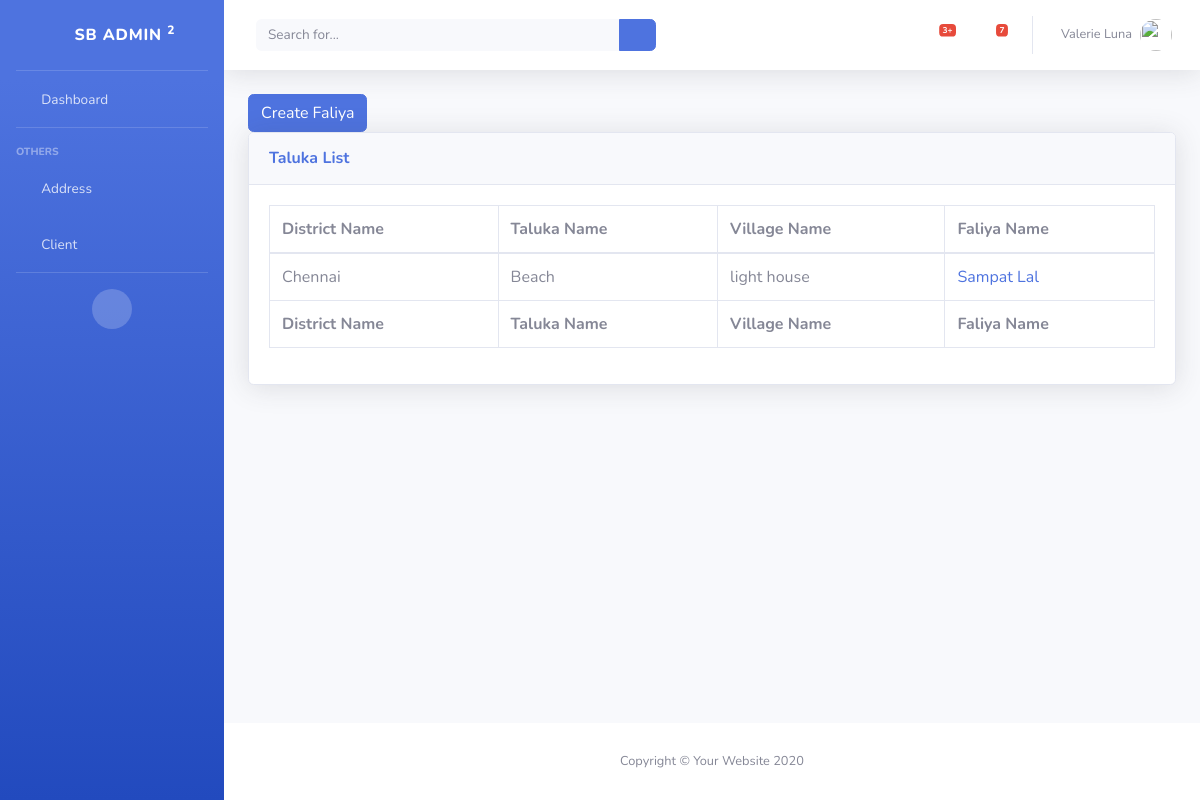
Screenshot of /loan/list-faliya with the database file from the repository.
### loan/models.py (models this page shows, shortened)
class Faliya(models.Model):
    village_id = models.ForeignKey(Village, on_delete=models.CASCADE)
    name = models.CharField(max_length=255)

class Village(models.Model):
    taluka_id = models.ForeignKey(Taluka, on_delete=models.CASCADE)
    name = models.CharField(max_length=255)

class Taluka(models.Model):
    district_id = models.ForeignKey(District, on_delete=models.CASCADE)
    name = models.CharField(max_length=255)

class District(models.Model):
    name = models.CharField(max_length=255)
    class Meta:
        ordering = ['name']

### loan/views/address.py (the view)
class FaliyaListView(ListView):
    model = models.Faliya

### loan/templates/loan/faliya_list.html
{% extends "base_template.html" %}
{% block content %}
    <a href="{% url 'loan:create-faliya' %}" class="btn btn-primary">Create Faliya</a>
    <div class="card shadow mb-4">
        <div class="card-header py-3">
            <h6 class="m-0 font-weight-bold text-primary">Taluka List</h6>
        </div>
        <div class="card-body">
            <div class="table-responsive">
                <table class="table table-bordered" id="dataTable" width="100%" cellspacing="0">
                    <thead>
                    <tr>
                        <th>District Name</th>
                        <th>Taluka Name</th>
                        <th>Village Name</th>
                        <th>Faliya Name</th>
                    </tr>
                    </thead>
                    <tfoot>
                    <tr>
                        <th>District Name</th>
                        <th>Taluka Name</th>
                        <th>Village Name</th>
                        <th>Faliya Name</th>
                    </tr>
                    </tfoot>
                    <tbody>
                    {% for faliya in faliya_list %}
                        <tr>
                            <td>{{ faliya.village_id.taluka_id.district_id.name }}</td>
                            <td> {{ faliya.village_id.taluka_id.name }}</td>
                            <td> {{ faliya.village_id.name }}</td>
                            <td>
                                <a href="{% url 'loan:update-faliya' pk=faliya.id %}" >{{ faliya.name }}</a>
                            </td>
                        </tr>
                    {% endfor %}
                    </tbody>
                </table>
            </div>
        </div>
    </div>
{% endblock %}

### rows the page displays
Faliya: village_id.taluka_id.district_id.name "Chennai", village_id.taluka_id.name "Beach", village_id.name "light house", name "Sampat Lal"
